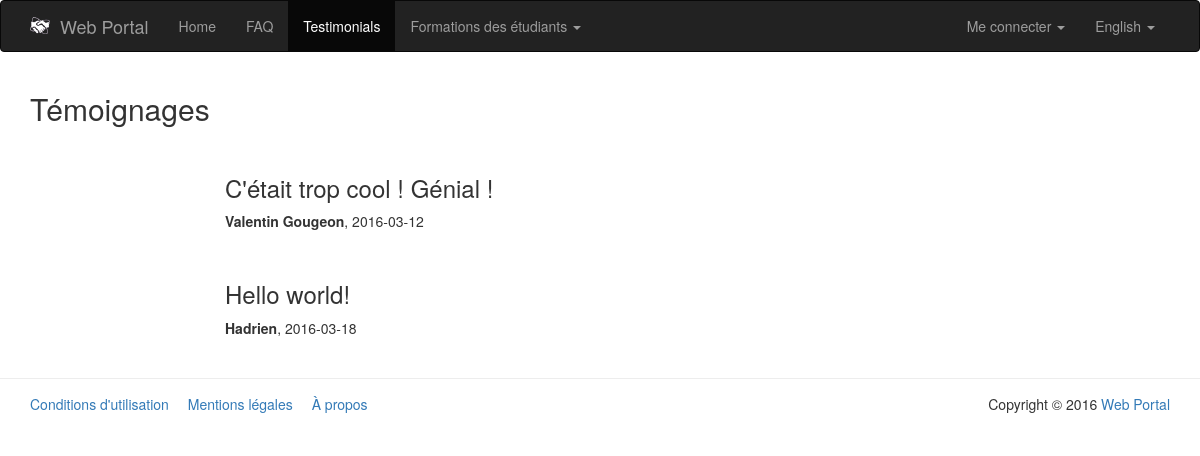
Page /PHP/public/index.php?page=testimonials on the committed database.
### tables this page shows
CREATE TABLE IF NOT EXISTS `settings` (
  `id` int(11) NOT NULL AUTO_INCREMENT,
  `tag` varchar(64) NOT NULL,
  `value` varchar(256) NOT NULL,
  `placeholder` varchar(128) NOT NULL,
  `data_type` enum('varchar','int','boolean') NOT NULL DEFAULT 'varchar',
  PRIMARY KEY (`id`)
);

CREATE TABLE IF NOT EXISTS `testimony` (
  `id` int(11) NOT NULL AUTO_INCREMENT,
  `description` text NOT NULL,
  `author` varchar(64) NOT NULL,
  `register_date` date NOT NULL,
  PRIMARY KEY (`id`),
  KEY `student` (`author`)
);

### PHP/app/model/Settings.class.php (called while the page is built, shortened)
<?php
	class Settings {
		public static function getWebsiteName() {
			$db = PDOConnexion::getInstance();
			$sql = "SELECT value FROM settings WHERE tag = 'website_name'";
			$sth = $db->prepare($sql);
			$sth->setFetchMode(PDO::FETCH_CLASS|PDO::FETCH_PROPS_LATE, 'Settings');
			$sth->execute();
			return $sth->fetch()->value;
		}
	}
?>

### PHP/app/model/Autoloader.php (called while the page is built, shortened)
<?php
	class Autoloader {
		public static function appAutoload($class) {
			$class = str_replace('\\', '/', $class);
		}
	}
?>

### PHP/app/model/Language.class.php (called while the page is built, shortened)
<?php
	class Language {
		private $defaultLanguage = 'en';
		private $currentLanguage;
		private $translate = array();
		public function __construct() {
		    if (isset($_COOKIE['lang']) || isset($_SESSION['lang'])) {
		        if (isset($_COOKIE['lang'])) {
		            $this->currentLanguage = $_COOKIE['lang'];
		        }
		        if (isset($_SESSION['lang'])) {
		            $this->currentLanguage = $_SESSION['lang'];
		        }
		    }
		    else {
		    	$this->currentLanguage = $this->detectBrowserLanguage();
		    }
		    $this->translate = $translate;
		}
		private function detectBrowserLanguage() {
			if (isset($_SERVER['HTTP_ACCEPT_LANGUAGE'])) {
				if (substr($_SERVER['HTTP_ACCEPT_LANGUAGE'], 0, 2) == 'fr') {
					return 'fr';
				}
				else {
					return 'en';
				}
			}
			return $this->defaultLanguage;
		}
		public function getCurrentLanguage() {
			$languageName = ($this->currentLanguage == 'fr') ? 'Français' : 'English';
			return array(
				'code' => $this->currentLanguage,
				'name' => $languageName
			);
		}
		public function translate($term) {
			if (!array_key_exists($this->currentLanguage, $this->translate)) {
				if (file_exists(LANG . DS . $this->currentLanguage . '.php')) {
					return $this->translate[$term];
				}
			}
			else {
				throw new Exception('Le terme "' . $term . '" n\'existe pas dans le fichier de traduction.');
			}
		}
	}
?>

### PHP/ressources/lang/en.php (called while the page is built)
<?php
	$translate = array (
		'home' => 'Home',
		'faq' => 'FAQ',
		'testimonials' => 'Testimonials',
		'student' => 'Student',
		'company' => 'Company'
	);
?>

### PHP/app/model/Testimony.class.php (called while the page is built, shortened)
<?php
	class Testimony {
		public function __get($nom) {
			return $this->$nom;
		}
		public static function getTestimonialsList() {
			$db = PDOConnexion::getInstance();
			$sql = 'SELECT * FROM testimony';
			$sth = $db->prepare($sql);
			$sth->setFetchMode(PDO::FETCH_CLASS|PDO::FETCH_PROPS_LATE, 'Testimony');
			$sth->execute();
			return $sth->fetchAll();
		}
	}
?>

### PHP/app/view/testimonials.php (the view, shortened to what this page needs)
<div class="container">
	<div class="row">
		<div class="col-md-12">
			<h2>Témoignages</h2>
      <?php
        foreach(Testimony::getTestimonialsList() as $testimony) {
          echo '
            <br />
            <div class="row">
              <div class="col-md-offset-2 col-md-8">
                <h3>' . $testimony->description . '</h3>
                <p><b>' . $testimony->author . '</b>, ' . $testimony->register_date . '</p>
              </div>
            </div>
          ';
        }
      ?>
			</div>
	</div>
</div>

### PHP/app/view/navbar.php (shortened to what this page needs)
<nav class="navbar navbar-inverse">
	<div class="container">
		<div class="navbar-header">
			<a class="navbar-brand" href="index.php?page=home"><img src="img/logo.png" alt="Logo" style="float: left; margin-right: 10px; width: 20px;"><?php echo Settings::getWebsiteName(); ?></a>
		</div>
		<div id="navbar" class="collapse navbar-collapse">
			<ul class="nav navbar-nav">
				<li<?php App::isCurrentPage('home'); ?>><a href="index.php?page=home"><?php echo $language->translate('home'); ?></a></li>
				<li<?php App::isCurrentPage('faq'); ?>><a href="index.php?page=faq"><?php echo $language->translate('faq'); ?></a></li>
				<li<?php App::isCurrentPage('testimonials'); ?>><a href="index.php?page=testimonials"><?php echo $language->translate('testimonials'); ?></a></li>
				<li class="dropdown"
					     	App::isCurrentPage('formations-ireland'); ?>>
						  	<a id="formations-dropdown" href="#" class="dropdown-toggle" data-toggle="dropdown" role="button" aria-haspopup="true" aria-expanded="false">
								Formations des étudiants
								<span class="caret"></span>
							</a>
				</li>
			</ul>
			<ul class="nav navbar-nav navbar-right">
				<?php if (App::isLogged()) : ?>
					<?php $member = App::getMember(); ?>
					<?php if (get_class($member) == 'Student') : ?>
						<li class="dropdown">
							<a id="student-dropdown" href="#" class="dropdown-toggle" data-toggle="dropdown" role="button" aria-haspopup="true" aria-expanded="false">
								<?php echo $member->first_name; ?>
								<span class="caret"></span>
							</a>
							<ul class="dropdown-menu" aria-labelledby="student-dropdown">
								<li><a href="index.php?page=profile-student">Profil</a></li>
								<li><a href="index.php?page=internship-request">Ma recherche de stage <span data-toggle="tooltip" data-placement="bottom" title="Recherche <?php if(!$member->available){echo 'dés';} ?>activée" style="background: <?php if($member->available) {echo '#27ae60';} else {echo '#e74c3c';} ?>; display: inline-block; vertical-align: middle; margin-left: 10px; border-radius: 8px; height: 8px; width: 8px;"></span></a></li>
								<li><a href="index.php?page=find-internship">Rechercher un stage</a></li>
								<li><a href="index.php?page=find-company">Rechercher une entreprise</a></li>
								<?php if (App::isAdmin()) : ?>
									<li class="divider" role="separator"></li>
									<li><a href="index.php?page=admin/home">Administration</a></li>
								<?php endif; ?>
							</ul>
						</li>
					<?php else : ?>
						<li class="dropdown">
							<a id="company-dropdown" href="#" class="dropdown-toggle" data-toggle="dropdown" role="button" aria-haspopup="true" aria-expanded="false">
								<?php echo $member->name; ?>
								<span class="caret"></span>
							</a>
							<ul class="dropdown-menu" aria-labelledby="company-dropdown">
								<li><a href="index.php?page=profile-company">Profil</a></li>
								<li><a href="index.php?page=my-internships">Stages proposés</a></li>
								<li><a href="index.php?page=find-student">Rechercher des étudiants</a></li>
							</ul>
						</li>
					<?php endif; ?>
					<li><a href="index.php?page=signout">Déconnexion</a></li>
				<?php else : ?>
					<li class="dropdown">
						<a id="login-dropdown" href="#" class="dropdown-toggle" data-toggle="dropdown" role="button" aria-haspopup="true" aria-expanded="false">
							Me connecter
							<span class="caret"></span>
						</a>
					</li>
				<?php endif; ?>
				<li class="dropdown">
					<a id="lang-dropdown" href="#" class="dropdown-toggle" data-toggle="dropdown" role="button" aria-haspopup="true" aria-expanded="false">
						<?php echo $language->getCurrentLanguage()['name']; ?>
						<span class="caret"></span>
					</a>
				</li>
            </ul>
		</div>
	</div>
</nav>

### PHP/app/view/footer.php (shortened to what this page needs)
		<footer id="footer" style="border-top: 1px solid #ededed; margin-top: 30px; padding: 15px 0;">
			<div class="container">
				<div class="row">
					<div class="col-md-8">
						<a href="index.php?page=terms" style="margin-right: 15px;">Conditions d'utilisation</a>
						<a href="index.php?page=legal" style="margin-right: 15px;">Mentions légales</a>
						<a href="index.php?page=about">À propos</a>
					</div>
					<div class="col-md-4 text-right">
						Copyright &copy; <?php echo date('Y') . ' <a href="index.php?page=home">' . Settings::getWebsiteName() . '</a>'; ?>
					</div>
				</div>
			</div>
		</footer>
	</body>
</html>

### rows in the picture
settings: value "Web Portal"
testimony: description "C'était trop cool ! Génial !", author "Valentin Gougeon", register_date "2016-03-12"
testimony: description "Hello world!", author "Hadrien", register_date "2016-03-18"

### other values in the picture
$language->translate('home') "Home"
$language->translate('faq') "FAQ"
$language->translate('testimonials') "Testimonials"
$language->getCurrentLanguage()['name'] "English"
